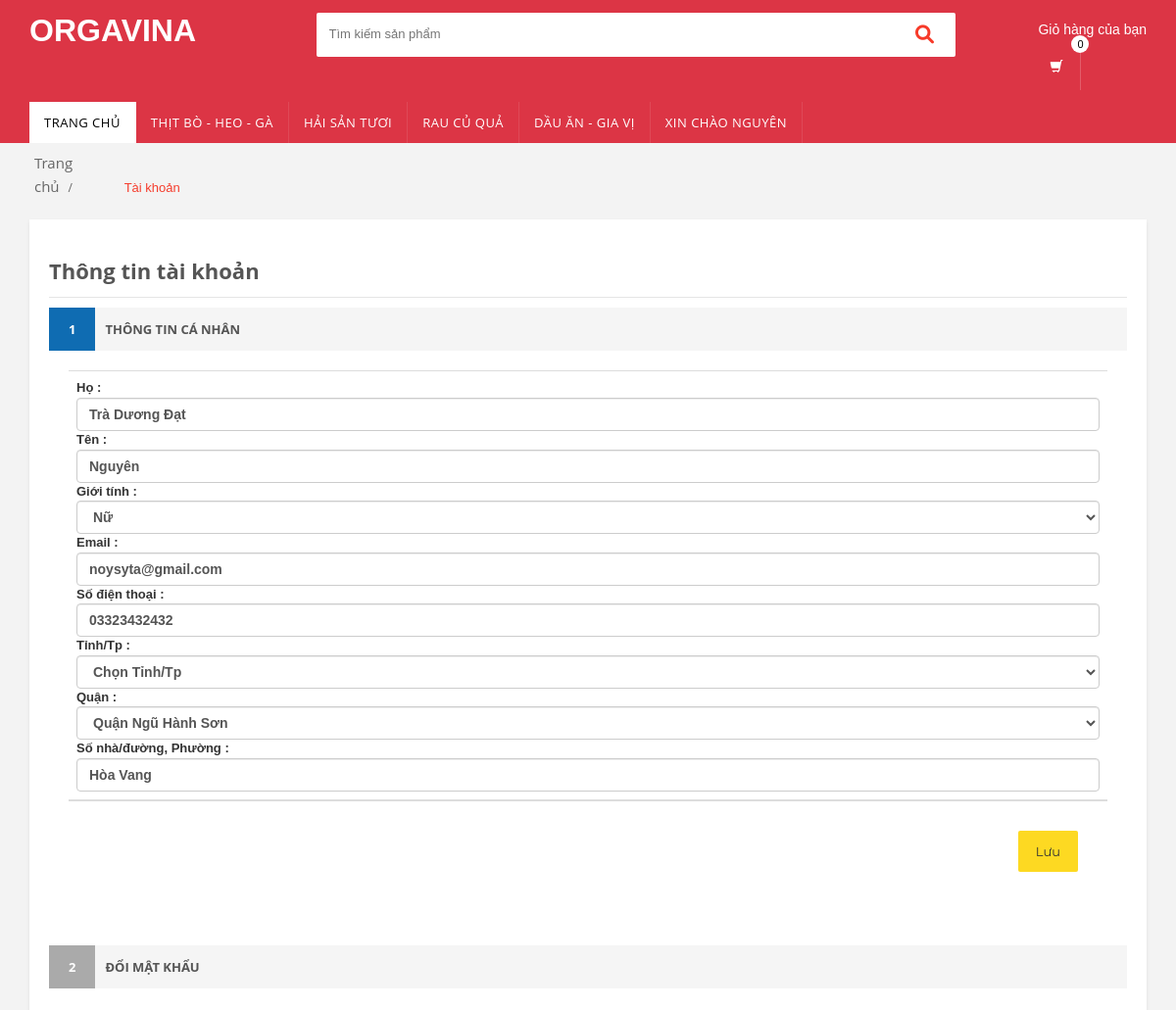
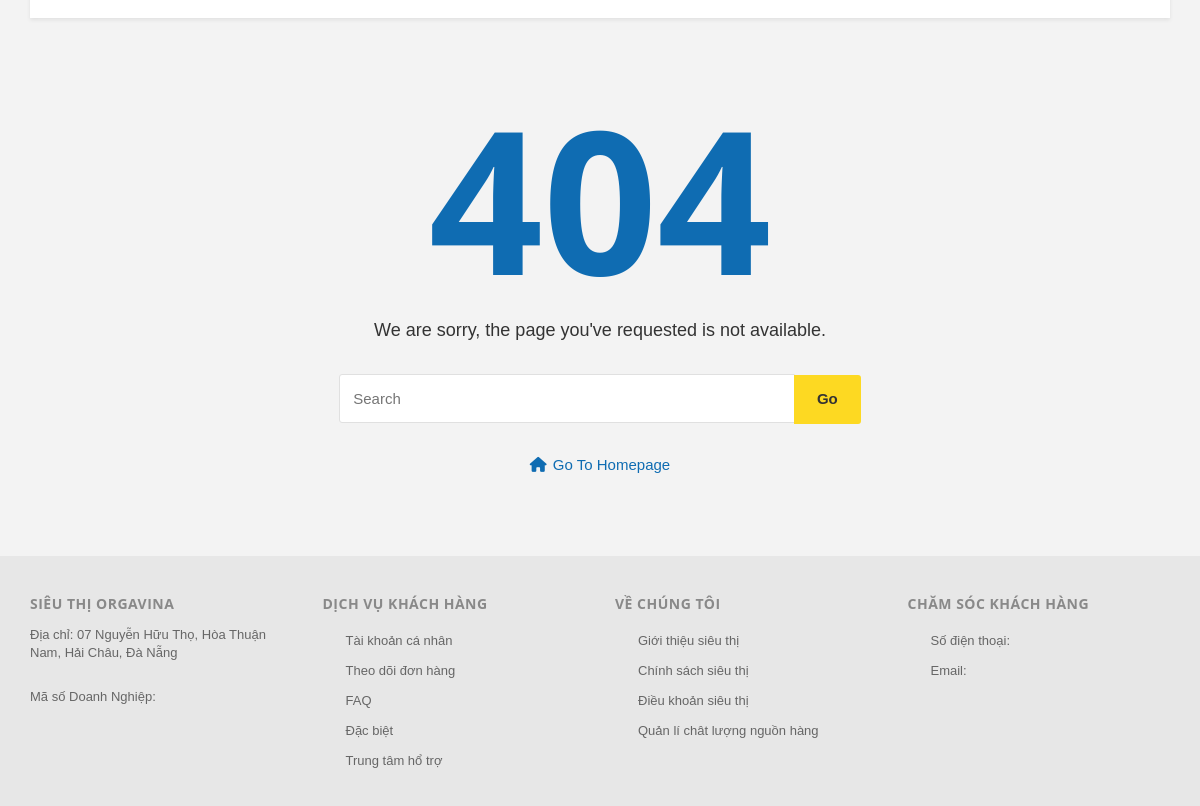
Screenshot of /?act=taikhoan&xuli=account (signed in) with the database file from the repository (2 pictures, top to bottom).
### tables this page shows
CREATE TABLE `nguoidung` (
  `MaND` int(11) NOT NULL,
  `Ho` varchar(20) NOT NULL,
  `Ten` varchar(20) NOT NULL,
  `GioiTinh` varchar(10) NOT NULL,
  `SDT` varchar(20) DEFAULT NULL,
  `Email` varchar(50) NOT NULL,
  `DiaChi` varchar(200) NOT NULL,
  `Phuong` varchar(250) NOT NULL,
  `TaiKhoan` varchar(100) NOT NULL,
  `MatKhau` varchar(100) NOT NULL,
  `MaQuyen` int(11) NOT NULL,
  `TrangThai` int(11) NOT NULL
);

### Controllers/LoginController.php (called while the page is built, shortened)
<?php
require_once("Models/login.php");
class LoginController
{
    var $login_model;
    public function __construct()
    {
        $this->login_model = new Login();
    }
    function account()
    {
        $data = $this->login_model->account();
        require_once('Views/index.php');
    }
}

### Models/connection.php (called while the page is built, shortened)
<?php
    class connection{
        function __construct()
        {
            $severname ="localhost";
            $username ="root";
            $password ="";
            $db_name ="orgavina";
            $this->conn = new mysqli($severname,$username,$password,$db_name);
        }
    }
?>

### Models/login.php (called while the page is built, shortened)
<?php
class Login extends Model
{
    var $conn;
    function __construct()
    {
        $conn_obj = new Connection();
        $this->conn = $conn_obj->conn;
    }
    function account()
    {
        $id = $_SESSION['login']['MaND'];
        return $this->conn->query("SELECT * from NguoiDung where MaND = $id")->fetch_assoc();
    }
}

### Views/login/my-account.php (the view, shortened to what this page needs)
<div class="breadcrumb">
    <div class="container">
        <div class="breadcrumb-inner">
            <ul class="list-inline list-unstyled">
                <li><a href="?act=home">Trang chủ</a></li>
                <li class='active'>Tài khoản</li>
            </ul>
        </div>
    </div>
</div>
<div class="body-content">
    <div class="container">
        <div class="checkout-box faq-page">
            <div class="row">
                <div class="col-md-12">
                    <h2 class="heading-title">Thông tin tài khoản</h2>
                    <div class="panel-group checkout-steps" id="accordion">
                        <div class="panel panel-default checkout-step-01">
                            <div class="panel-heading">
                                <h4 class="unicase-checkout-title">
                                    <a data-toggle="collapse" class="" data-parent="#accordion" href="#collapseOne">
                                        <span>1</span>Thông tin cá nhân
                                    </a>
                                </h4>
                            </div>
                            <div id="collapseOne" class="panel-collapse collapse in">
                                <div class="panel-body">
                                    <table class="table">
                                        <form action="?act=taikhoan&xuli=update" id="form1" method="post">
                                            <thead>
                                                <tr>
                                                    <th>
                                                        Họ :<div class="cart-sub-total">
                                                            <div class="cart-sub-total">
                                                                <input name="Ho" type="text" value="<?= $data['Ho'] ?>" class="form-control" placeholder="Họ" />
                                                            </div>
                                                        </div>
                                                        Tên :<div class="cart-sub-total">
                                                            <div class="cart-sub-total">
                                                                <input name="Ten" type="text" value="<?= $data['Ten'] ?>" class="form-control" placeholder="Tên" />
                                                            </div>
                                                        </div>
                                                        Giới tính :<div class="cart-sub-total">
                                                            <div class="cart-sub-total">
                                                                <select class="form-control" name="GioiTinh" title="Giới tính">
                                                                    <option <?= ($data['GioiTinh'] == 'Nữ') ? 'selected' : '' ?> value="Nữ"> Nữ</option>
                                                                </select>
                                                            </div>
                                                        </div>
                                                        Email :<div class="cart-sub-total">
                                                            <div class="cart-sub-total">
                                                                <input name="Email" type="email" required value="<?= $data['Email'] ?>" class="form-control" placeholder="Email" />
                                                            </div>
                                                        </div>
                                                        Số điện thoại :<div class="cart-sub-total">
                                                            <div class="cart-sub-total">
                                                                <input name="SĐT" type="text" required pattern="[0-9]+" minlength="10" value="<?= $data['SDT'] ?>" class="form-control" placeholder="Số điện thoại" />
                                                            </div>
                                                        </div>
                                                        Tỉnh/Tp : <br>
                                                        <div class="cart-sub-total">
                                                            <select class="form-control" name="ThanhPho" title="Tỉnh/Thành Phố">
                                                                <option> Chọn Tỉnh/Tp</option>
                                                            </select>
                                                        </div>
                                                        Quận : <br>
                                                        <div class="cart-sub-total">
                                                            <select class="form-control" name="DiaChi" title="Quận">
                                                                <option <?= ($data['DiaChi'] == 'Quận Ngũ Hành Sơn') ? 'selected' : '' ?> value="Quận Ngũ Hành Sơn"> Quận Ngũ Hành Sơn</option>
                                                            </select>
                                                        </div>
                                                        Số nhà/đường, Phường : <br>
                                                        <div class="cart-sub-total">
                                                            <div class="cart-sub-total">
                                                                <input name="Phuong" type="text" value="<?= $data['Phuong'] ?>" class="form-control" placeholder="Số nhà/đường,Phường" />
                                                            </div>
                                                        </div>
                                                    </th>
                                                </tr>
                                            </thead>
                                            <tbody>
                                                <tr>
                                                    <td>
                                                        <div class="cart-checkout-btn pull-right">
                                                            <button for="form1" type="submit_tt" class="btn btn-primary checkout-btn">Lưu</button>
                                                        </div>
                                                    </td>
                                                </tr>
                                            </tbody>
                                        </form>
                                    </table>
                                </div>
                            </div>
                        </div>
                        <div class="panel panel-default checkout-step-02">
                            <div class="panel-heading">
                                <h4 class="unicase-checkout-title">
                                    <a data-toggle="collapse" class="collapsed" data-parent="#accordion" href="#collapseTwo">
                                        <span>2</span>ĐỔI MẬT KHẨU
                                    </a>
                                </h4>
                            </div>
                        </div>
                    </div>
                </div>
            </div>
        </div>
    </div>
</div>

### public/css/blue.css (style rules this page uses)
a { color: #0f6cb2; }
.breadcrumb ul li.active { color: #f53d2d; }
.checkout-box .checkout-steps .panel .panel-heading .unicase-checkout-title > a:not(.collapsed) span { background-color: #0f6cb2; }

### rows the page displays
nguoidung: Ho "Trà Dương Đạt", Ten "Nguyên", GioiTinh "Nữ", Email "noysyta@gmail.com", SĐT "03323432432", DiaChi "Quận Ngũ Hành Sơn", Phuong "Hòa Vang"

### other values shown
$soluong "0"
$_SESSION['login']['Ten'] "NGUYÊN"
